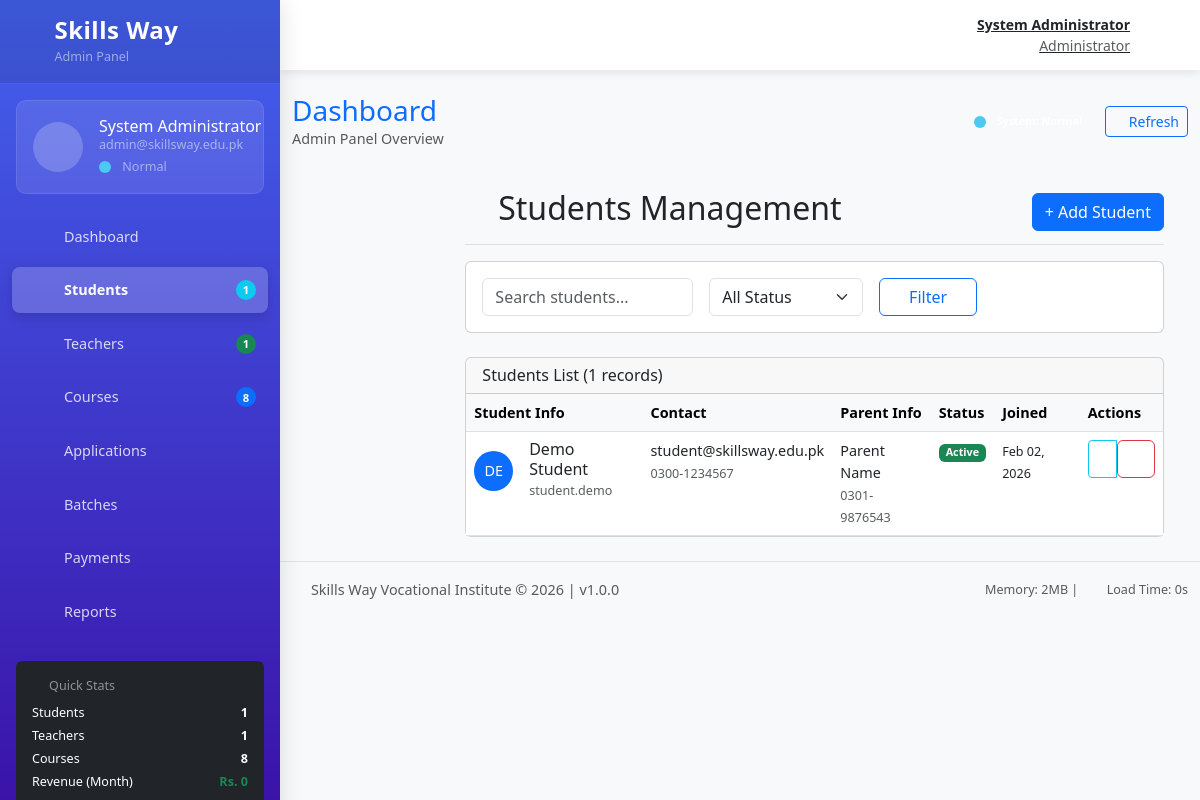
The app's page /admin/students.php (signed in) with its own data.
### tables this page shows
CREATE TABLE IF NOT EXISTS user_profiles (
    profile_id INT AUTO_INCREMENT PRIMARY KEY,
    user_id INT NOT NULL,
    date_of_birth DATE,
    gender ENUM('male', 'female', 'other'),
    address TEXT,
    education_level VARCHAR(50),
    parent_name VARCHAR(100),
    parent_phone VARCHAR(20),
    profile_picture VARCHAR(255),
    created_at TIMESTAMP DEFAULT CURRENT_TIMESTAMP,
    updated_at TIMESTAMP DEFAULT CURRENT_TIMESTAMP ON UPDATE CURRENT_TIMESTAMP,
    FOREIGN KEY (user_id) REFERENCES users(user_id) ON DELETE CASCADE,
    INDEX idx_user_id (user_id)
);

CREATE TABLE IF NOT EXISTS users (
    user_id INT AUTO_INCREMENT PRIMARY KEY,
    username VARCHAR(50) UNIQUE NOT NULL,
    email VARCHAR(100) UNIQUE NOT NULL,
    phone VARCHAR(20),
    cnic VARCHAR(15) UNIQUE,
    full_name VARCHAR(100) NOT NULL,
    password_hash VARCHAR(255) NOT NULL,
    user_type ENUM('admin', 'teacher', 'student') DEFAULT 'student',
    account_status ENUM('active', 'inactive', 'suspended') DEFAULT 'active',
    last_login TIMESTAMP NULL,
    created_at TIMESTAMP DEFAULT CURRENT_TIMESTAMP,
    updated_at TIMESTAMP DEFAULT CURRENT_TIMESTAMP ON UPDATE CURRENT_TIMESTAMP,
    INDEX idx_user_type (user_type),
    INDEX idx_email (email),
    INDEX idx_account_status (account_status)
);

### admin/students.php (the view, shortened to what this page needs)
<?php
$db = (new Database())->getConnection();
$search = $_GET['search'] ?? '';
$status = $_GET['status'] ?? 'all';
$query = "SELECT u.*, up.parent_name, up.parent_phone, up.address
          FROM users u
          LEFT JOIN user_profiles up ON u.user_id = up.user_id
          WHERE u.user_type = 'student'";
$query .= " ORDER BY u.created_at DESC";
$stmt = $db->prepare($query);
$params = [];
$stmt->execute($params);
$students = $stmt->fetchAll();
require_once 'includes/header.php';
?>
<main class="col-md-9 ms-sm-auto col-lg-10 px-md-4">
    <div class="d-flex justify-content-between flex-wrap flex-md-nowrap align-items-center pt-3 pb-2 mb-3 border-bottom">
        <h1 class="h2"><i class="fas fa-users me-2"></i>Students Management</h1>
        <div class="btn-toolbar mb-2 mb-md-0">
            <a href="register.php" class="btn btn-primary">
                <i class="fas fa-plus me-1"></i>Add Student
            </a>
        </div>
    </div>
    <div class="card mb-4">
        <div class="card-body">
            <form method="GET" class="row g-3">
                <div class="col-md-4">
                    <input type="text" name="search" class="form-control" placeholder="Search students..."
                           value="<?php echo htmlspecialchars($search); ?>">
                </div>
                <div class="col-md-3">
                    <select name="status" class="form-select">
                        <option value="all" <?php echo $status === 'all' ? 'selected' : ''; ?>>All Status</option>
                    </select>
                </div>
                <div class="col-md-2">
                    <button type="submit" class="btn btn-outline-primary w-100">Filter</button>
                </div>
            </form>
        </div>
    </div>
    <div class="card">
        <div class="card-header">
            <h6 class="mb-0">Students List (<?php echo count($students); ?> records)</h6>
        </div>
        <div class="card-body p-0">
            <div class="table-responsive">
                <table class="table table-hover mb-0">
                    <thead class="table-light">
                        <tr>
                            <th>Student Info</th>
                            <th>Contact</th>
                            <th>Parent Info</th>
                            <th>Status</th>
                            <th>Joined</th>
                            <th>Actions</th>
                        </tr>
                    </thead>
                    <tbody>
                        <?php foreach ($students as $student): ?>
                        <tr>
                            <td>
                                <div class="d-flex align-items-center">
                                    <div class="avatar bg-primary text-white rounded-circle me-3 d-flex align-items-center justify-content-center" style="width: 40px; height: 40px;">
                                        <?php echo strtoupper(substr($student['full_name'], 0, 2)); ?>
                                    </div>
                                    <div>
                                        <h6 class="mb-0"><?php echo htmlspecialchars($student['full_name']); ?></h6>
                                        <small class="text-muted"><?php echo htmlspecialchars($student['username']); ?></small>
                                    </div>
                                </div>
                            </td>
                            <td>
                                <div><?php echo htmlspecialchars($student['email']); ?></div>
                                <small class="text-muted"><?php echo htmlspecialchars($student['phone'] ?? 'N/A'); ?></small>
                            </td>
                            <td>
                                <div><?php echo htmlspecialchars($student['parent_name'] ?? 'N/A'); ?></div>
                                <small class="text-muted"><?php echo htmlspecialchars($student['parent_phone'] ?? 'N/A'); ?></small>
                            </td>
                            <td>
                                <span class="badge bg-<?php echo $student['account_status'] === 'active' ? 'success' : 'secondary'; ?>">
                                    <?php echo ucfirst($student['account_status']); ?>
                                </span>
                            </td>
                            <td>
                                <small><?php echo date('M d, Y', strtotime($student['created_at'])); ?></small>
                            </td>
                            <td>
                                <div class="btn-group btn-group-sm">
                                    <button class="btn btn-outline-info" onclick="viewStudent(<?php echo $student['user_id']; ?>)">
                                        <i class="fas fa-eye"></i>
                                    </button>
                                    <?php if ($student['account_status'] === 'active'): ?>
                                        <form method="POST" class="d-inline" onsubmit="return confirm('Deactivate this student?')">
                                            <button type="submit" class="btn btn-outline-danger">
                                                <i class="fas fa-ban"></i>
                                            </button>
                                        </form>
                                    <?php endif; ?>
                                </div>
                            </td>
                        </tr>
                        <?php endforeach; ?>
                    </tbody>
                </table>
            </div>
        </div>
    </div>
</main>
<?php require_once 'includes/footer.php'; ?>

### admin/includes/header.php (style rules this page uses)
:root { --primary-color: #4361ee; --primary-dark: #3a0ca3; --secondary-color: #7209b7; --success-color: #4cc9f0; --warning-color: #f72585; --danger-color: #e63946; --light-bg: #f8f9fa; --dark-bg: #212529; --sidebar-width: 280px; --header-height: 70px; --transition-speed: 0.3s; }
body { font-family: 'Segoe UI', 'Roboto', system-ui, -apple-system, sans-serif; background-color: var(--light-bg); font-size: 0.9rem; overflow-x: hidden; }

### records on screen
user_profiles: user.full_name "DE", user.full_name "Demo Student", user.username "student.demo", user.email "student@skillsway.edu.pk", user.phone "0300-1234567", parent_name "Parent Name", parent_phone "0301-9876543", user.account_status "Active", user.created_at "Feb 02, 2026"

### other values on screen
$user['full_name'] "System Administrator"
$user['email'] "admin@skillsway.edu.pk"
$systemStatus "Normal"
$stats['total_students'] "1"
$stats['total_teachers'] "1"
$stats['total_courses'] "8"
$stats['revenue_month'] "0"
count($students) "1"
memory_get_usage(true) / 1024 / 1024 "2"
